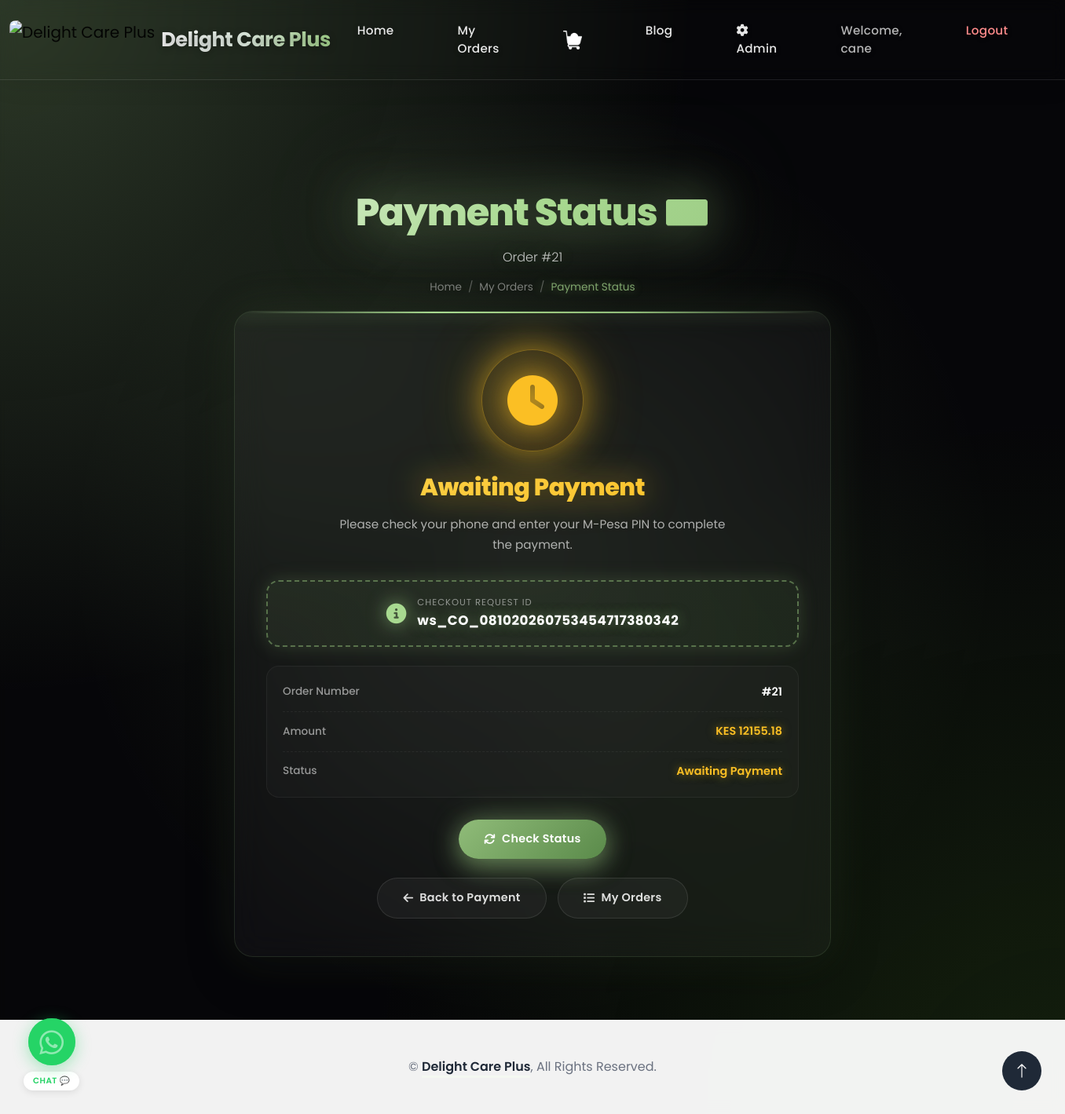
/payment/status/21/ (signed in), run on the app's committed database.
### store/models.py (models this page shows, shortened)
class Order(models.Model):
    STATUS_CHOICES = (
        ("PAYMENT_PENDING", "Payment Pending"),
        ("PAID", "Paid"),
        ("PLACED", "Placed"),
        ("PROCESSING", "Processing"),
        ("PACKED", "Packed"),
        ("SHIPPED", "Shipped"),
        ("OUT_FOR_DELIVERY", "Out for Delivery"),
        ("DELIVERED", "Delivered"),
        ("CANCELLED", "Cancelled"),
        ("FAILED", "Failed"),
        ("REFUNDED", "Refunded"),
    )
    user = models.ForeignKey(User, on_delete=models.CASCADE)
    name = models.CharField(max_length=200)
    phone = models.CharField(max_length=15)
    address = models.TextField()
    total_price = models.DecimalField(max_digits=10, decimal_places=2)
    gst = models.DecimalField(max_digits=10, decimal_places=2)
    grand_total = models.DecimalField(max_digits=10, decimal_places=2)
    utr_last6 = models.CharField(max_length=6, blank=True, null=True)
    payment_screenshot = models.ImageField(upload_to='payment_proofs/', blank=True, null=True)
    checkout_request_id = models.CharField(
        max_length=100, blank=True, null=True, unique=True
    )
    merchant_request_id = models.CharField(max_length=100, blank=True, null=True)
    mpesa_receipt_number = models.CharField(max_length=50, blank=True, null=True)
    mpesa_result_code = models.CharField(max_length=10, blank=True, null=True)
    mpesa_result_desc = models.TextField(blank=True, null=True)
    cancellation_reason = models.TextField(blank=True, null=True)
    cancelled_at = models.DateTimeField(blank=True, null=True)
    status = models.CharField(
        max_length=20,
        choices=STATUS_CHOICES,
        default="PAYMENT_PENDING"
    )
    created_at = models.DateTimeField(auto_now_add=True)
    updated_at = models.DateTimeField(auto_now=True)

### store/views.py (the view)
# urls.py: path("payment/status/<int:order_id>/", views.payment_status, name="payment_status"),
@login_required(login_url='login')
def payment_status(request, order_id):
    order = get_object_or_404(Order, id=order_id, user=request.user)
    return render(request, "store/payment_status.html", {"order": order})

### store/templates/store/payment_status.html (shortened to what this page needs)
{% extends 'base_dashboard.html' %}
{% load static %}
{% block content %}
<div class="container-fluid hero-header mb-4">
    <div class="container text-center">
        <h1 class="mb-3 animated slideInDown">Payment Status 💳</h1>
        <p class="animated slideInDown mb-3">Order #{{ order.id }}</p>
        <nav aria-label="breadcrumb">
            <ol class="breadcrumb justify-content-center mb-0 animated slideInDown">
                <li class="breadcrumb-item"><a href="/">Home</a></li>
                <li class="breadcrumb-item"><a href="{% url 'my_orders' %}">My Orders</a></li>
                <li class="breadcrumb-item active" aria-current="page">Payment Status</li>
            </ol>
        </nav>
    </div>
</div>
<div class="container-fluid">
    <div class="crazy-status-container">
        <div class="crazy-status-panel wow fadeIn">
            {% if order.status == 'PAID' %}
            <div class="text-center">
                <div class="crazy-status-icon success">
                    <i class="fas fa-check-circle"></i>
                </div>
                <h2 class="crazy-status-title success">Payment Successful!</h2>
                <p class="crazy-status-message">Thank you for your payment. Your order is now being processed.</p>
                {% if order.mpesa_receipt_number %}
                <div class="crazy-receipt">
                    <i class="fas fa-receipt"></i>
                    <div class="receipt-meta">
                        <div class="receipt-label">M-Pesa Receipt</div>
                        <div class="receipt-number">{{ order.mpesa_receipt_number }}</div>
                    </div>
                </div>
                {% endif %}
                <div class="crazy-status-details">
                    <div class="crazy-detail-row">
                        <span class="label">Order Number</span>
                        <span class="value">#{{ order.id }}</span>
                    </div>
                    <div class="crazy-detail-row">
                        <span class="label">Amount Paid</span>
                        <span class="value success">KES {{ order.grand_total|floatformat:2 }}</span>
                    </div>
                    <div class="crazy-detail-row">
                        <span class="label">Payment Method</span>
                        <span class="value">
                            {% if order.mpesa_receipt_number %}M-Pesa{% else %}Card{% endif %}
                        </span>
                    </div>
                    <div class="crazy-detail-row">
                        <span class="label">Date</span>
                        <span class="value">{{ order.created_at|date:"M d, Y H:i" }}</span>
                    </div>
                </div>
                <div class="crazy-actions">
                    <a href="{% url 'my_orders' %}" class="crazy-action-btn primary">
                        <i class="fas fa-list"></i> View My Orders
                    </a>
                    <a href="/" class="crazy-action-btn outline">
                        <i class="fas fa-home"></i> Continue Shopping
                    </a>
                </div>
            </div>
            {% else %}
            <div class="text-center">
                <div class="crazy-status-icon pending">
                    <i class="fas fa-clock"></i>
                </div>
                <h2 class="crazy-status-title pending">Awaiting Payment</h2>
                <p class="crazy-status-message">
                    Please check your phone and enter your M-Pesa PIN to complete the payment.
                </p>
                {% if order.checkout_request_id %}
                <div class="crazy-receipt">
                    <i class="fas fa-info-circle"></i>
                    <div class="receipt-meta">
                        <div class="receipt-label">Checkout Request ID</div>
                        <div class="receipt-number">{{ order.checkout_request_id }}</div>
                    </div>
                </div>
                {% endif %}
                <div class="crazy-status-details">
                    <div class="crazy-detail-row">
                        <span class="label">Order Number</span>
                        <span class="value">#{{ order.id }}</span>
                    </div>
                    <div class="crazy-detail-row">
                        <span class="label">Amount</span>
                        <span class="value warning">KES {{ order.grand_total|floatformat:2 }}</span>
                    </div>
                    <div class="crazy-detail-row">
                        <span class="label">Status</span>
                        <span class="value warning">Awaiting Payment</span>
                    </div>
                </div>
                <div class="crazy-actions">
                    <button id="check-status-btn" class="crazy-action-btn primary">
                        <i class="fas fa-sync"></i> Check Status
                    </button>
                </div>
                <div class="crazy-actions mt-4">
                    <a href="{% url 'payment' %}" class="crazy-action-btn outline">
                        <i class="fas fa-arrow-left"></i> Back to Payment
                    </a>
                    <a href="{% url 'my_orders' %}" class="crazy-action-btn outline">
                        <i class="fas fa-list"></i> My Orders
                    </a>
                </div>
            </div>
            {% endif %}
        </div>
    </div>
</div>
{% endblock %}

### store/templates/base_dashboard.html (shortened to what this page needs)
{% load static %}
<!DOCTYPE html>
<html lang="en">
<head>
    <link href="https://cdnjs.cloudflare.com/ajax/libs/font-awesome/5.10.0/css/all.min.css" rel="stylesheet">
    <link href="https://cdn.jsdelivr.net/npm/bootstrap-icons@1.4.1/font/bootstrap-icons.css" rel="stylesheet">
    <link href="https://cdnjs.cloudflare.com/ajax/libs/font-awesome/6.4.0/css/all.min.css" rel="stylesheet">
    <link href="{% static 'store/lib/animate/animate.min.css' %}" rel="stylesheet">
    <link href="{% static 'store/lib/owlcarousel/assets/owl.carousel.min.css' %}" rel="stylesheet">
    <link href="{% static 'store/css/bootstrap.min.css' %}" rel="stylesheet">
    <link href="{% static 'store/css/style.css' %}" rel="stylesheet">
</head>
<body>
    <div class="container-fluid sticky-top">
        <div class="container">
            <nav class="navbar navbar-expand-lg navbar-light p-0">
                <a href="/" class="navbar-brand d-flex align-items-center">
                    <img src="{% static 'store/img/DELIGHT.gif' %}"
                         alt="Delight Care Plus"
                         style="height: 50px; width: auto; border-radius: 8px;">
                    <span class="ms-2 animated-brand brand-text-mobile">
                        Delight Care Plus
                    </span>
                </a>
                <div class="collapse navbar-collapse" id="navbarCollapse">
                    <div class="navbar-nav ms-auto">
                        <a href="/" class="nav-item nav-link {% block nav_home %}{% endblock %}">Home</a>
                        <a href="{% url 'my_orders' %}" class="nav-item nav-link {% block nav_orders %}{% endblock %}">My Orders</a>
                        <a href="/cart/" class="nav-item nav-link cart-link {% block nav_cart %}{% endblock %}">
                            <img src="{% static 'store/icons/shopping-cart.png' %}"
                                 alt="Cart"
                                 class="cart-icon-img">
                        </a>
                        <a href="{% url 'blog_list' %}" class="nav-item nav-link {% block nav_blog %}{% endblock %}">Blog</a>
                        {% if user.is_staff %}
                            <a href="{% url 'admin_product_list' %}" class="nav-item nav-link">
                                <i class="fas fa-cog me-1"></i>Admin
                            </a>
                        {% endif %}
                        {% if user.is_authenticated %}
                            <span class="nav-item nav-link text-white-50">Welcome, {{ user.username }}</span>
                            <a href="{% url 'logout' %}" class="nav-item nav-link text-danger">Logout</a>
                        {% else %}
                            <a href="{% url 'login' %}"  class="nav-item nav-link {% block nav_login %}{% endblock %}">Login</a>
                            <a href="{% url 'signup' %}" class="nav-item nav-link {% block nav_signup %}{% endblock %}">Signup</a>
                        {% endif %}
                    </div>
                </div>
            </nav>
        </div>
    </div>
    <div class="whatsapp-float">
        <a href="https://wa.me/254795180079?text=Hello%20Delight%20Care%2C%20I%20need%20help"
           class="whatsapp-btn"
           target="_blank"
           rel="noopener noreferrer"
           aria-label="Contact us on WhatsApp">
            <span class="ripple"></span>
            <span class="ripple"></span>
            <i class="fab fa-whatsapp"></i>
        </a>
        <span class="whatsapp-label">Chat 💬</span>
    </div>
    {% block content %}{% endblock %}
    <div class="container-fluid bg-white footer mt-5">
        <div class="container py-5 text-center">
            <p class="mb-0" style="color: #6b7280;">
                &copy; <a class="border-bottom" href="#" style="color: #1f2937 !important; text-decoration: none; font-weight: 600;">Delight Care Plus</a>, All Rights Reserved.
            </p>
        </div>
    </div>
    <a href="#" class="btn btn-lg btn-primary btn-lg-square back-to-top"><i class="bi bi-arrow-up"></i></a>
</body>
</html>

### store/static/store/css/style.css (style rules this page uses)
.back-to-top { position: fixed; display: none; right: 45px; bottom: 45px; z-index: 99; }
.btn { font-weight: 500; transition: .5s; }
.btn.btn-primary { color: var(--bs-white); }
.btn-lg-square { width: 48px; height: 48px; }
.btn-square, .btn-sm-square, .btn-lg-square { padding: 0; display: flex; align-items: center; justify-content: center; font-weight: normal; border-radius: 50px; }
.sticky-top { top: -150px; transition: .5s; }
.navbar { padding: 11px 0 !important; height: 85px; }
.navbar .navbar-nav .nav-link { margin-right: 45px; padding: 0; color: var(--bs-dark); font-weight: 500; transition: .5s; outline: none; }
.hero-header { position: relative; margin-top: -85px; padding-top: 12rem; padding-bottom: 6rem; background: url(../img/bg.png) center center no-repeat; background-size: cover; }
.hero-header::before { position: absolute; content: ""; width: 100%; height: 100%; top: 0; left: 0; background: rgba(255, 255, 255, .1); clip-path: polygon(66% 0, 100% 0, 100% 100%, 33% 100%); }
.hero-header .container { position: relative; z-index: 1; }
.hero-header .breadcrumb-item+.breadcrumb-item::before { color: var(--bs-light); }

### data on the page
Order: id "21", checkout_request_id "ws_CO_081020260753454717380342", grand_total "12155.18"

### other printed values
{{ user.username }} "cane"
